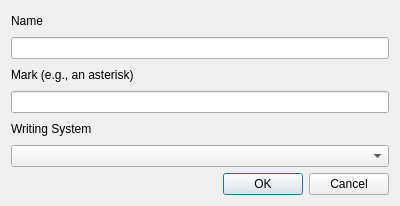
<?xml version="1.0" encoding="UTF-8"?>
<ui version="4.0">
 <class>AnnotationTypeEditorDialog</class>
 <widget class="QDialog" name="AnnotationTypeEditorDialog">
  <property name="geometry">
   <rect>
    <x>0</x>
    <y>0</y>
    <width>400</width>
    <height>206</height>
   </rect>
  </property>
  <property name="windowTitle">
   <string>Annotation editor</string>
  </property>
  <layout class="QVBoxLayout" name="verticalLayout">
   <item>
    <widget class="QLabel" name="label">
     <property name="text">
      <string>Name</string>
     </property>
    </widget>
   </item>
   <item>
    <widget class="QLineEdit" name="nameEdit"/>
   </item>
   <item>
    <widget class="QLabel" name="label_2">
     <property name="text">
      <string>Mark (e.g., an asterisk)</string>
     </property>
    </widget>
   </item>
   <item>
    <widget class="QLineEdit" name="markEdit"/>
   </item>
   <item>
    <widget class="QLabel" name="label_3">
     <property name="text">
      <string>Writing System</string>
     </property>
    </widget>
   </item>
   <item>
    <widget class="WritingSystemCombo" name="writingSystemCombo"/>
   </item>
   <item>
    <widget class="QDialogButtonBox" name="buttonBox">
     <property name="orientation">
      <enum>Qt::Horizontal</enum>
     </property>
     <property name="standardButtons">
      <set>QDialogButtonBox::Cancel|QDialogButtonBox::Ok</set>
     </property>
    </widget>
   </item>
  </layout>
 </widget>
 <customwidgets>
  <customwidget>
   <class>WritingSystemCombo</class>
   <extends>QComboBox</extends>
   <header location="global">writingsystemcombo.h</header>
  </customwidget>
 </customwidgets>
 <resources/>
 <connections>
  <connection>
   <sender>buttonBox</sender>
   <signal>accepted()</signal>
   <receiver>AnnotationTypeEditorDialog</receiver>
   <slot>accept()</slot>
   <hints>
    <hint type="sourcelabel">
     <x>248</x>
     <y>254</y>
    </hint>
    <hint type="destinationlabel">
     <x>157</x>
     <y>274</y>
    </hint>
   </hints>
  </connection>
  <connection>
   <sender>buttonBox</sender>
   <signal>rejected()</signal>
   <receiver>AnnotationTypeEditorDialog</receiver>
   <slot>reject()</slot>
   <hints>
    <hint type="sourcelabel">
     <x>316</x>
     <y>260</y>
    </hint>
    <hint type="destinationlabel">
     <x>286</x>
     <y>274</y>
    </hint>
   </hints>
  </connection>
 </connections>
</ui>
